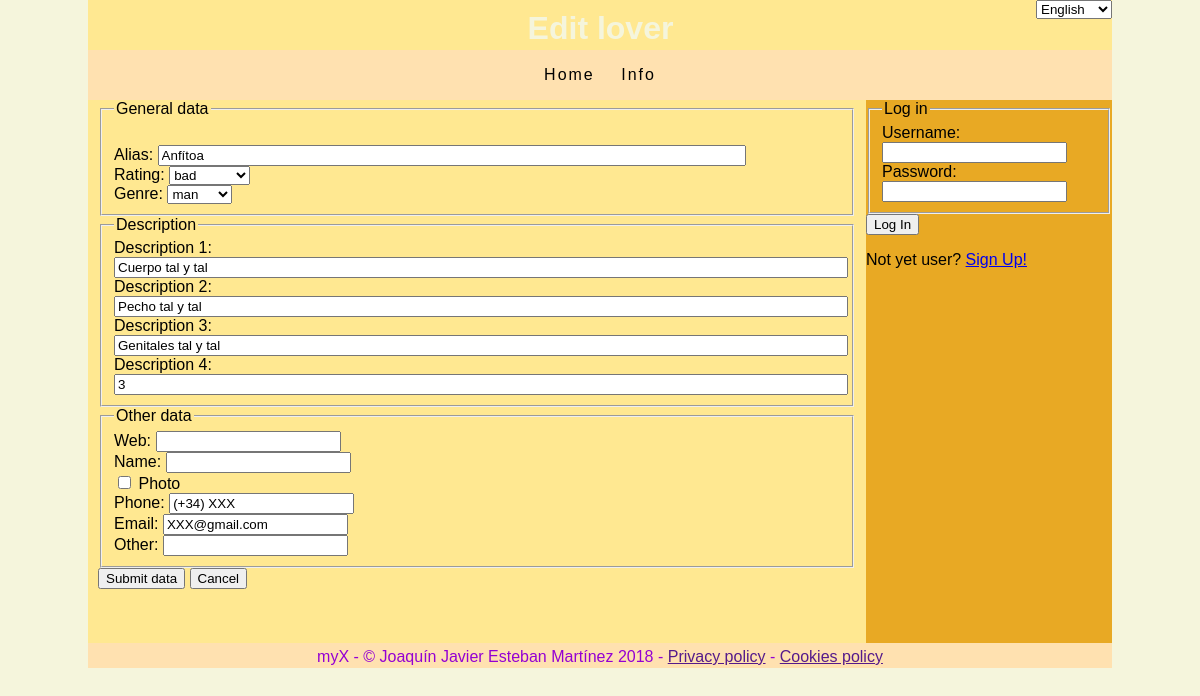
The page /amorEdit.php?amorID=5873 on the database its author committed.
### tables this page shows
CREATE TABLE `amores` (
    `amorID`    INTEGER NOT NULL,
    `achtung`   VARCHAR(255),
    `alias`     VARCHAR(255) NOT NULL,
    `rating`    INTEGER,
    `genre`     INTEGER,
    `descr1`    VARCHAR(510),
    `descr2`    VARCHAR(510),
    `descr3`    VARCHAR(510),
    `descr4`    VARCHAR(510),
    `web`       VARCHAR(255),
    `name`      VARCHAR(255),
    `photo`     INTEGER,
    `phone`     VARCHAR(255),
    `email`     VARCHAR(255),
    `other`     VARCHAR(255),
    `user`      INTEGER NOT NULL,
    INDEX (alias),
    CONSTRAINT amores_pk PRIMARY KEY (amorID),
    CONSTRAINT amores_user_fk FOREIGN KEY (user) REFERENCES `users` (userID) ON DELETE CASCADE ON UPDATE CASCADE,
    CONSTRAINT amores_rating_ck CHECK (rating BETWEEN 0 AND 5)
);

### amor.inc (called while the page is built, shortened)
<?php
class Amor {
    protected $alias;
    protected $genre;
    protected $descr1;
    protected $descr2;
    protected $descr3;
    protected $descr4;
    protected $rating;
    protected $web;
    protected $name;
    protected $photo;
    protected $phone;
    protected $email;
    protected $other;
    public function getAlias() {return $this->alias;}
    public function getRating() {return $this->rating;}
    public function getGenre() {return $this->genre;}
    public function getDescr1() {return $this->descr1;}
    public function getDescr2() {return $this->descr2;}
    public function getDescr3() {return $this->descr3;}
    public function getDescr4() {return $this->descr4;}
    public function getWeb() {return $this->web;}
    public function getName() {return $this->name;}
    public function getPhoto() {return $this->photo;}
    public function getPhone() {return $this->phone;}
    public function getEmail() {return $this->email;}
    public function getOther() {return $this->other;}
    public function __construct($amorID) {
        $pdo = DB::getDBHandle();
        $queryString = <<<QUERY
SELECT *
FROM `myX`.`amores`
WHERE `amorID` = :amorID
QUERY;
        $statement = $pdo->prepare($queryString);
        $statement->bindParam(":amorID", $amorID, PDO::PARAM_INT);
        $statement->execute();
        $row = $statement->fetch();
        $this->alias = $row['alias'];
        $this->rating = intval($row['rating']);
        $this->genre = intval($row['genre']);
        $this->descr1 = $row['descr1'];
        $this->descr2 = $row['descr2'];
        $this->descr3 = $row['descr3'];
        $this->descr4 = $row['descr4'];
        $this->web = $row['web'];
        $this->name = $row['name'];
        $this->photo = $row['photo'];
        $this->phone = $row['phone'];
        $this->email = $row['email'];
        $this->other = $row['other'];
    }
}

### amorEdit.php (the view, shortened to what this page needs)
<?php
require_once 'amor.inc';
if (isset($_GET['amorID'])) {
    $amorEdit = true;
    $amor = new Amor(intval($_GET['amorID']));
} else {
    $amorEdit = false;
    if (isset($_GET['tempPraxis']))
        $tempPraxis = true;
}
include 'header.inc';
echo "\t\t\t<section> \n";
echo "\t\t\t\t<form id=\"amorEditForm\" action=\"";
echo $tempPraxis ?
    "praxisEdit.php?praxisID=".$_SESSION['tempPraxis']['praxisID'] :
    "amorEditProcess.php";
echo "\" method=\"POST\" accept-charset=\"utf-8\">\n";
echo "\t\t\t\t\t<div id=\"generalData\">\n";
echo "\t\t\t\t\t\t<fieldset>\n";
echo "\t\t\t\t\t\t\t<legend>"._("General data")."</legend>\n";
echo "\t\t\t\t\t\t\t<label for=\"alias\">"._("Alias").":</label>\n";
echo "\t\t\t\t\t\t\t<input id=\"alias\" type=\"text\" name=\"alias\" value=\"";
if ($amorEdit)
    echo $amor->getAlias();
echo "\" style=\"width: 80%\" /><br />\n";
echo "\t\t\t\t\t\t\t<label for=\"rating\">"._("Rating").":</label>\n";
echo "\t\t\t\t\t\t\t<select id=\"rating\" name=\"rating\">\n";
echo "\t\t\t\t\t\t\t\t<option value=\"2\"";
if ($amorEdit && ($amor->getRating() === 2))
    echo " selected=\"selected\"";
echo ">"._("bad")."</option>\n";
echo "\t\t\t\t\t\t\t</select><br />\n";
echo "\t\t\t\t\t\t\t<label for=\"genre\">"._("Genre").":</label>\n";
echo "\t\t\t\t\t\t\t<select id=\"genre\" name=\"genre\">\n";
echo "\t\t\t\t\t\t\t\t<option value=\"1\"";
if ($amorEdit && ($amor->getGenre() === GENRE_MASCULINE))
    echo " selected=\"selected\"";
echo ">"._("man")."</option>\n";
echo "\t\t\t\t\t\t\t</select><br />\n";
echo "\t\t\t\t\t\t</fieldset>\n";
echo "\t\t\t\t\t</div>\n";
echo "\t\t\t\t\t<div id=\"descr\">\n";
echo "\t\t\t\t\t\t<fieldset>\n";
echo "\t\t\t\t\t\t\t<legend>"._("Description")."</legend>\n";
echo "\t\t\t\t\t\t\t<label for=\"descr1\">"._("Description 1");
echo ":</label><br />\n";
echo "\t\t\t\t\t\t\t<input id=\"descr1\" type=\"text\" name=\"descr1\" value=\"";
if ($amorEdit)
    echo $amor->getDescr1();
echo "\" style=\"width: 100%\" /><br />\n";
echo "\t\t\t\t\t\t\t<label for=\"descr2\">"._("Description 2");
echo ":</label><br />\n";
echo "\t\t\t\t\t\t\t<input id=\"descr2\" type=\"text\" name=\"descr2\" value=\"";
if ($amorEdit)
    echo $amor->getDescr2();
echo "\" style=\"width: 100%\" /><br />\n";
echo "\t\t\t\t\t\t\t<label for=\"descr3\">"._("Description 3");
echo ":</label><br />\n";
echo "\t\t\t\t\t\t\t<input id=\"descr3\" type=\"text\" name=\"descr3\" value=\"";
if ($amorEdit)
    echo $amor->getDescr3();
echo "\" style=\"width: 100%\" /><br />\n";
echo "\t\t\t\t\t\t\t<label for=\"descr4\">"._("Description 4");
echo ":</label><br />\n";
echo "\t\t\t\t\t\t\t<input id=\"descr4\" type=\"text\" name=\"descr4\" value=\"";
if ($amorEdit)
    echo $amor->getDescr4();
echo "\" style=\"width: 100%\" /><br />\n";
echo "\t\t\t\t\t\t</fieldset>\n";
echo "\t\t\t\t\t</div>\n";
echo "\t\t\t\t\t<div id=\"otherData\">\n";
echo "\t\t\t\t\t\t<fieldset>\n";
echo "\t\t\t\t\t\t\t<legend>"._("Other data")."</legend>\n";
echo "\t\t\t\t\t\t\t<label for=\"web\">"._("Web").":</label>\n";
echo "\t\t\t\t\t\t\t<input id=\"web\" type=\"text\" name=\"web\" value=\"";
if ($amorEdit)
    echo $amor->getWeb();
echo "\" /><br />\n";
echo "\t\t\t\t\t\t\t<label for=\"name\">"._("Name").":</label>\n";
echo "\t\t\t\t\t\t\t<input id=\"name\" type=\"text\" name=\"name\" value=\"";
if ($amorEdit)
    echo $amor->getName();
echo "\" /><br />\n";
echo "\t\t\t\t\t\t\t<input id=\"photo\" type=\"checkbox\" name=\"photo\"";
if ($amorEdit && $amor->getPhoto())
    echo " checked=\"checked\"";
echo " />\n";
echo "\t\t\t\t\t\t\t<label for=\"favorite\">"._("Photo")."</label><br />\n";
echo "\t\t\t\t\t\t\t<label for=\"phone\">"._("Phone").":</label>\n";
echo "\t\t\t\t\t\t\t<input id=\"phone\" type=\"text\" name=\"phone\" value=\"";
if ($amorEdit)
    echo $amor->getPhone();
echo "\" /><br />\n";
echo "\t\t\t\t\t\t\t<label for=\"email\">"._("Email").":</label>\n";
echo "\t\t\t\t\t\t\t<input id=\"email\" type=\"text\" name=\"email\" value=\"";
if ($amorEdit)
    echo $amor->getEmail();
echo "\" /><br />\n";
echo "\t\t\t\t\t\t\t<label for=\"other\">"._("Other").":</label>\n";
echo "\t\t\t\t\t\t\t<input id=\"other\" type=\"text\" name=\"other\" value=\"";
if ($amorEdit)
    echo $amor->getOther();
echo "\" /><br />\n";
echo "\t\t\t\t\t\t</fieldset>\n";
echo "\t\t\t\t\t</div>\n";
echo "\t\t\t\t\t<input type=\"submit\" value=\"";
if ($tempPraxis) {
    echo _("Submit data and continue...");
} else {
    echo _("Submit data");
}
echo "\" />\n";
echo "\t\t\t\t\t<input type=\"button\" name=\"cancel\" value=\""._("Cancel").
    "\" onclick=\"javascript: history.back();\" />\n";
echo "\t\t\t\t</form>\n";
echo "\t\t\t</section> \n\n";
require_once 'footer.inc';
?>

### stylesheets/default.css (style rules this page uses)
:root { --rootColor: #FF000D; --analogousColor1: #FF6B42; --analogousColor2: #E84E3D; --analogousColor3: #E84991; --analogousColor4: #FF4FE6; --rootColor: #FF9900; --analogousColor1: #FFD242; --analogousColor2: #E8B23D; --analogousColor3: #E89749; --analogousColor4: #FF904F; --rootColor: #FFE1B0; --analogousColor1: #FFE891; --analogousColor2: #E8A924; --analogousColor3: #E88A24; --analogousColor4: #FFB281; }
html { height: 100%; }
body { height: 100%; background: beige; margin: 0; padding: 0; font-family: sans-serif; }
section { position: absolute; width: 758px; height: 543px; top: 100px; left: 0; border: none; background-color: var(--analogousColor1); margin: 0 auto; padding: 0 10px 0 10px; overflow: auto; }

### rows shown on the page
amores: alias "Anfítoa", rating "bad", descr1 "Cuerpo tal y tal", descr2 "Pecho tal y tal", descr3 "Genitales tal y tal", descr4 "3", phone "(+34) XXX", email "XXX@gmail.com"

### other values the page prints
_("General data") "General data"
_("Alias") "Alias"
_("Rating") "Rating"
_("Genre") "Genre"
_("Description") "Description"
_("Description 1") "Description 1"
_("Description 2") "Description 2"
_("Description 3") "Description 3"
_("Description 4") "Description 4"
_("Other data") "Other data"
_("Web") "Web"
_("Name") "Name"
_("Photo") "Photo"
_("Phone") "Phone"
_("Email") "Email"
